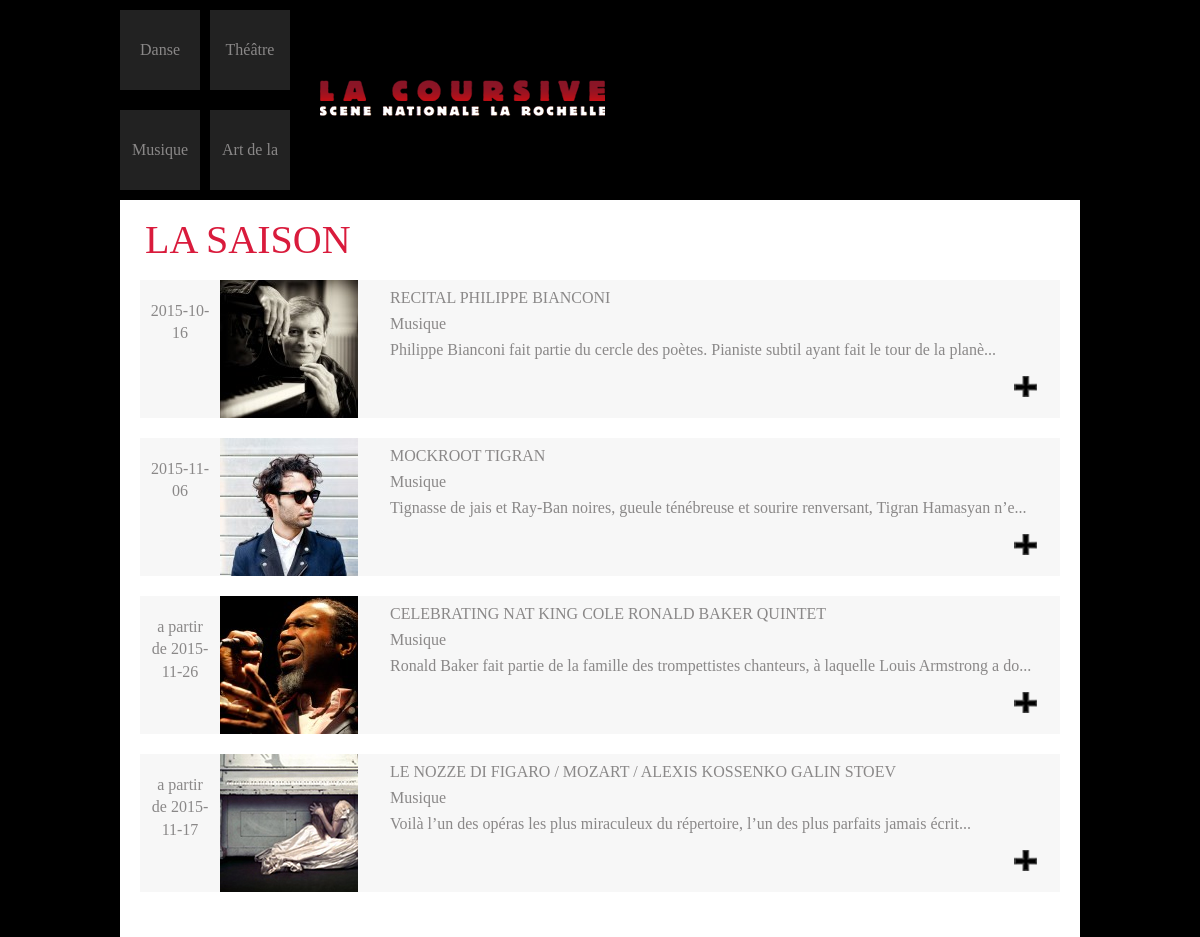
Screenshot of /coursive/index.php?type=3 with the database file from the repository.
### tables this page shows
CREATE TABLE `typespectacle` (
  `idSpec` int(11) NOT NULL,
  `type` varchar(128) NOT NULL
);

CREATE TABLE `spectacle` (
  `id` int(11) NOT NULL,
  `nom` varchar(256) NOT NULL,
  `compagnie` varchar(256) NOT NULL,
  `type` int(11) NOT NULL,
  `date` date NOT NULL,
  `plusieursDate` tinyint(1) NOT NULL,
  `description` text NOT NULL,
  `photos` varchar(256) NOT NULL,
  `nomDossierPhotos` varchar(256) NOT NULL
);

### coursive/utile.php (called while the page is built, shortened)
<?php
	function tronquer_texte($texte, $longeur_max = 100)
	{
	    if (strlen($texte) > $longeur_max)
	    {
			$texte = substr($texte, 0, $longeur_max);
			$texte .= "...";
	    }
	    return $texte;
	}

### coursive/index.php (the view, shortened to what this page needs)
<?php
require('utile.php');
$connexion=connexionBd();
$requeteType="SELECT idSpec,type FROM TYPESPECTACLE;";
$tmp=$connexion->query($requeteType);
$TabType=$tmp->fetchAll(PDO::FETCH_ASSOC);
if(!empty($_GET['type']))
{
       $type=$_GET['type'];
       $requeteId=$connexion->prepare("SELECT compagnie,date,description,id,nom,nomDossierPhotos,photos,plusieursDate,T.type FROM SPECTACLE S, TYPESPECTACLE T where T.idSpec=S.type AND  S.type=:type");
    $requeteId->bindParam(':type', $type, PDO::PARAM_INT);
    $requeteId->execute();
    $tab=$requeteId->fetchAll(PDO::FETCH_ASSOC);
}
   else{
        $requete="SELECT compagnie,date,description,id,nom,nomDossierPhotos,photos,plusieursDate,T.type FROM SPECTACLE S, TYPESPECTACLE T where T.idSpec=S.type";
$objet=$connexion->query($requete);
$tab=$objet->fetchAll(PDO::FETCH_ASSOC);
   }
$requeteType="SELECT idSpec,type FROM TYPESPECTACLE;";
$tmp=$connexion->query($requeteType);
$TabType=$tmp->fetchAll(PDO::FETCH_ASSOC);
?>
<!DOCTYPE html>
<html>
    <head>
        <link rel="stylesheet" href="css/reset.css">
        <link rel="stylesheet" href="css/style.css">
    </head>
    <body>
        <div class="wrap">
            <header>
                <nav>
                    <ul>
                        <?php foreach($TabType as $key => $val):?>
                        <li><a href="index.php?type=<?=$val['idSpec'];?>"> <?=$val['type'] ;?></a></li>
                        <?php endforeach;?>
                    </ul>
                </nav>
                <h1><a href="index.php"><img src="img/logo.png" alt="la coursive la rochelle"></a></h1>
            </header>
            <main>
                <h2>La saison</h2>
                <ul>
                   <?php foreach($tab as $key => $val): ?>
                    <li>
                        <?php if($val['plusieursDate']==1) :?>
                        <p>a partir de  <?=$val['date']?></p>
                        <?php else :?>
                        <p><?=$val['date'];?></p>
                        <?php endif ;?>
                        <?php $nomDossier=$val['nomDossierPhotos'] ;?>
                        <?php $dirPhoto="photos/".$nomDossier ?>
                       <p><img src="<?=$dirPhoto?>/<?=$val['photos']?>" alt=""></p>
                        <h3><?=$val['nom']?> <?=$val['compagnie']?></h3>
                        <h4><?=$val['type'] ?></h4>
                        <p><?=tronquer_texte($val['description'])?></p>
                        <p><a href="spectacle.php?id=<?=$val['id']?>"><img src="img/plus.png" alt="plus"></a> </p>
                    </li>
                        <?php endforeach ;?>
                </ul>
            </main>
        </div>
    </body>
</html>

### coursive/css/style.css (style rules this page uses)
body { background: #000; color:#8a8888; }
a { color:#8a8888; text-decoration: none; display: block; }
.wrap { width:960px; margin: 0 auto; }
header { overflow: hidden; }
header nav { float:left; width:180px; }
header nav ul li { float :left; width:80px; height:80px; margin:10px 10px 10px 0; text-align: center; background-color:#222; }
header h1 { margin : 80px 0 0 200px; }
header nav ul li a { line-height: 80px; }
main { background-color: #fff; }
main>h2 { font-size: 40px; padding-top: 20px; padding-left: 25px; text-transform: uppercase; color :#d91b3c; }
main ul { padding-bottom: 25px; }
main>ul>li { margin :20px; background-color: #f7f7f7; height:138px; }
main>ul>li>* { width : 655px; padding-left: 250px; padding-top :10px; }
main>ul>li p:nth-of-type(1) { float:left; width : 60px; height: 118px; padding-left: 10px; padding-right: 10px; padding-top :20px; text-align: center; line-height: 1.4; }
main>ul>li p:nth-of-type(2) { width:138px; float:left; padding-left: 0; padding-top :0; }
img[src*="plus.png"] { float: right; }

### rows the page displays
typespectacle: type "Danse"
typespectacle: type "Théâtre"
typespectacle: type "Musique"
typespectacle: type "Art de la…"
spectacle: date "2015-10-16", nomDossierPhotos+photos (picture), nom "RECITAL", compagnie "PHILIPPE BIANCONI", typespectacle.type "Musique", description "Philippe Bianconi fait partie du cercle des poètes. Pianiste subtil ayant fait le tour de la planè..."
spectacle: date "2015-11-06", nomDossierPhotos+photos (picture), nom "MOCKROOT", compagnie "TIGRAN", typespectacle.type "Musique", description "Tignasse de jais et Ray-Ban noires, gueule ténébreuse et sourire renversant, Tigran Hamasyan n’e..."
spectacle: date "2015-11-26", nomDossierPhotos+photos (picture), nom "CELEBRATING NAT KING COLE", compagnie "RONALD BAKER QUINTET", typespectacle.type "Musique", description "Ronald Baker fait partie de la famille des trompettistes chanteurs, à laquelle Louis Armstrong a do..."
spectacle: date "2015-11-17", nomDossierPhotos+photos (picture), nom "LE NOZZE DI FIGARO / MOZART / ALEXIS KOSSENKO", compagnie "GALIN STOEV", typespectacle.type "Musique", description "Voilà l’un des opéras les plus miraculeux du répertoire, l’un des plus parfaits jamais écrit..."
